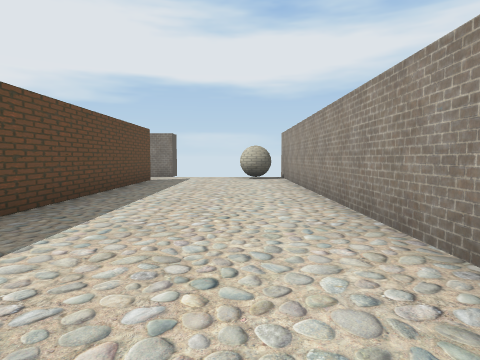
View 1 (above)

24 first-person views from a walk through a scene from a Unity 3-D project. The camera is 1.3 m above the floor, tilts 4° down and sees 75° across. The floor is counted in squares, 2 m on a side. Each view is taken from the middle of a square. On the plan, view 1 faces up. The plan holds only what a view shows up to about 10 squares ahead; the rest is blank. Some animated figures are left out. Some surface patterns are stand-ins.

View 2
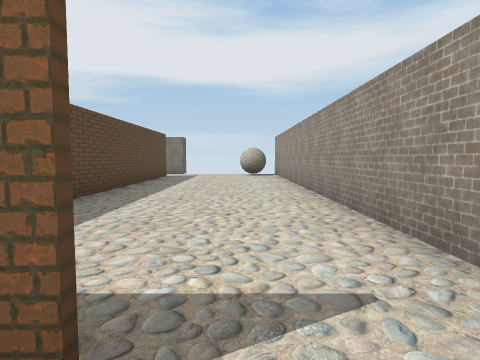

View 3
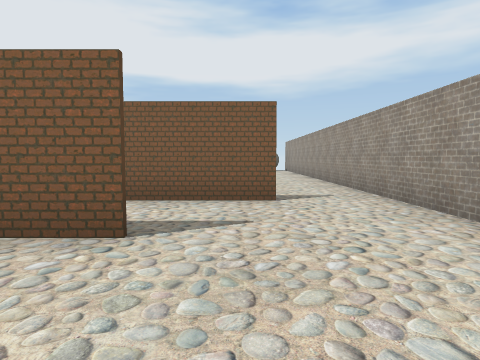

View 4
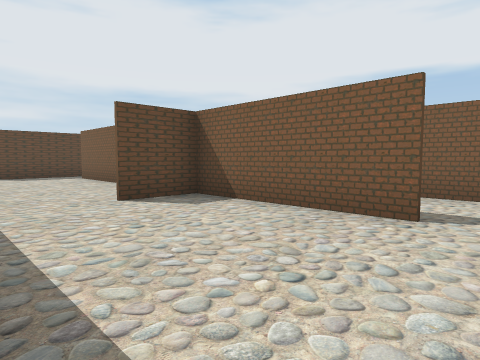

View 5
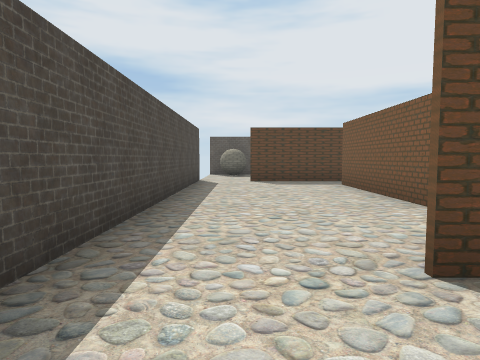

View 6
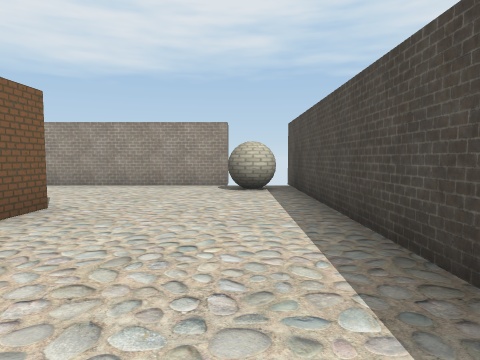

View 7
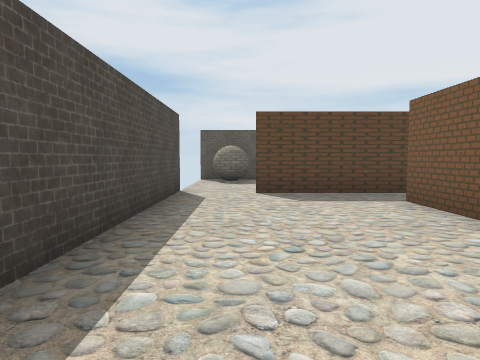

View 8
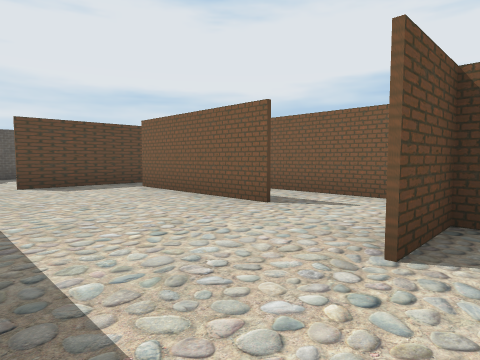

View 9
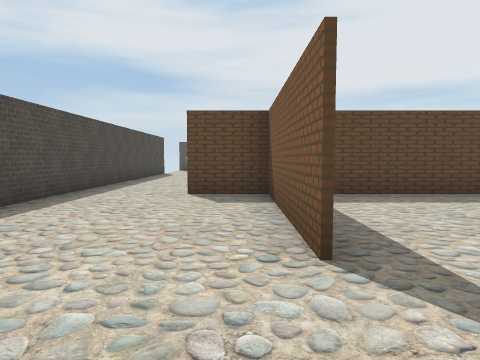

View 10
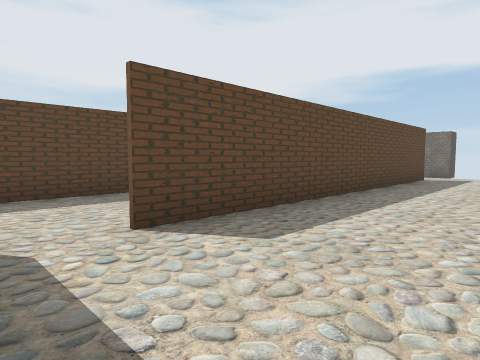

View 11
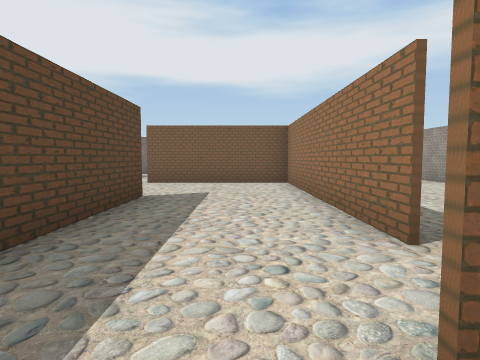

View 12
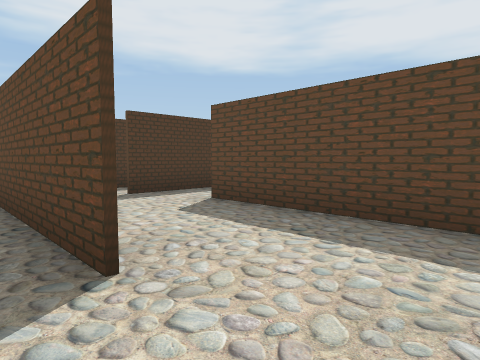

View 13
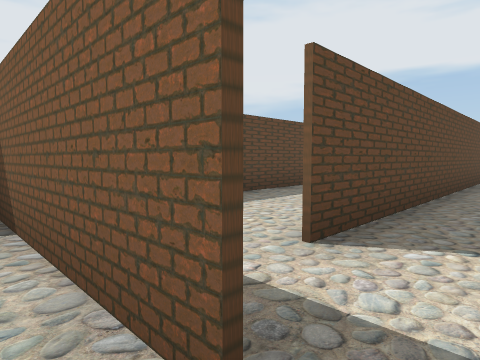

View 14
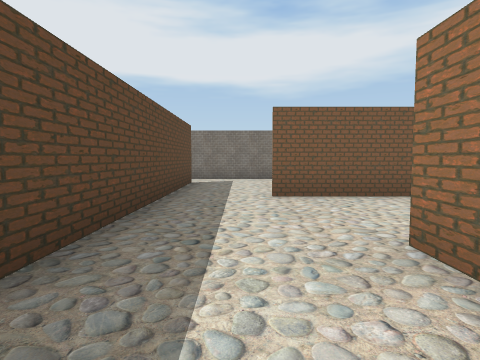

View 15
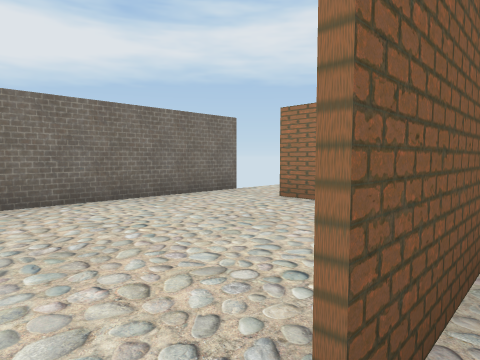

View 16
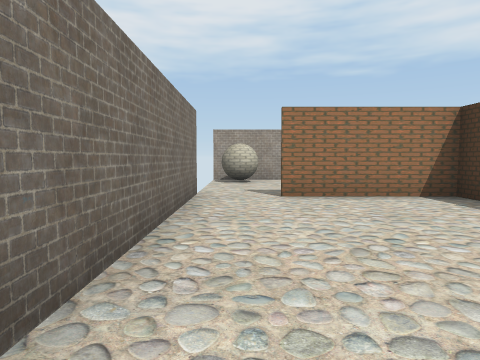

View 17
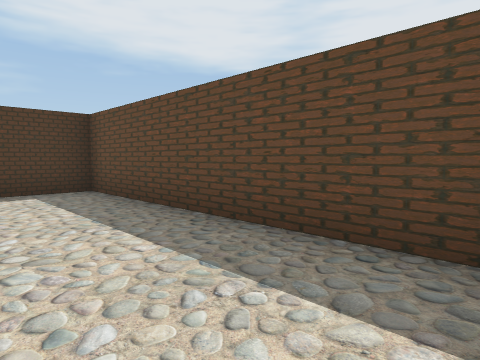

View 18
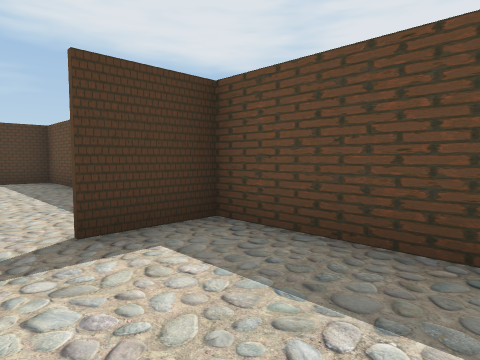

View 19
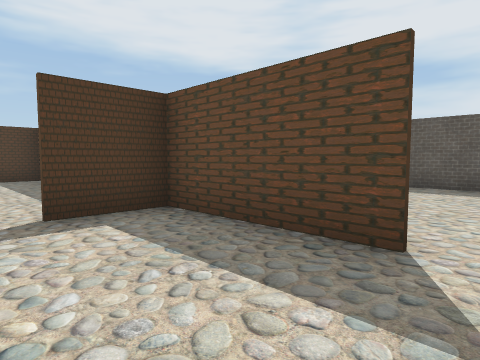

View 20
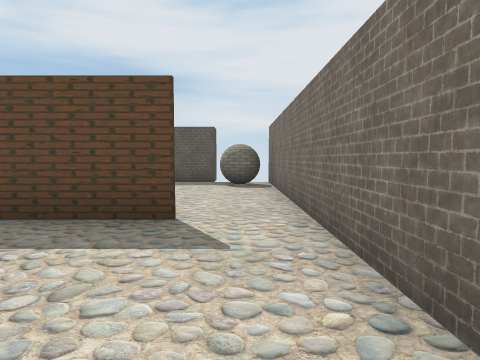

View 21
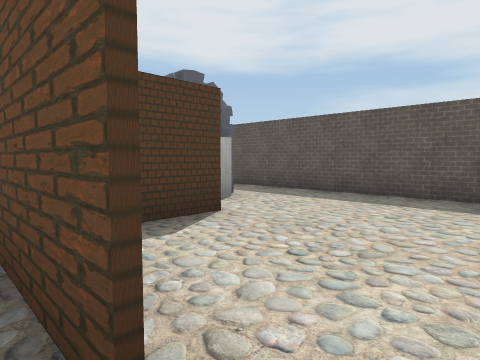

View 22
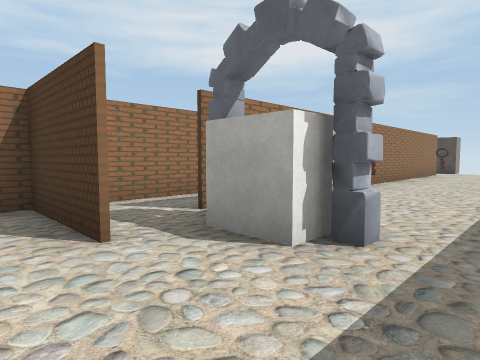

View 23
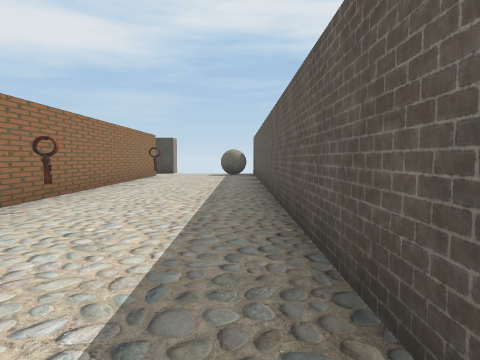

View 24
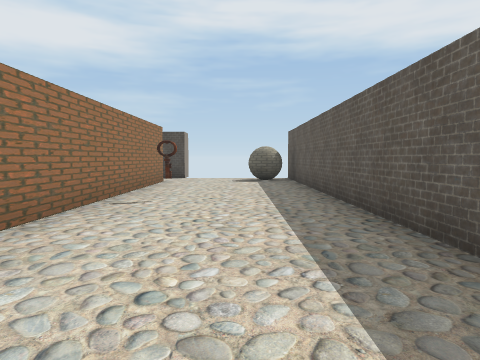

### Floor plan
Ten units are one square. View 1 is at (0, 0); x grows to the right and y downward. Boxes are objects, and circles mark ways between rooms. Rooms are numbered by the first view taken in them; rooms with no view inside come last. Other rooms are left out.
<svg viewBox="-175 -114 200 191">
<path fill="none" stroke="#000" d="M-27 -94 -27 -2M-22 -108 -34 -108M14 16 14 -109M-57 30 -57 50M-79 35 -118 35M-19 35 -58 35M-68 18 -92 18M-4 12 -35 12M14 58 14 16M-128 29 -128 58M-132 72 19 72M-57 6 -57 30M-57 -34 -57 6M-27 -2 -27 -59M-26 -63 -65 -63M-75 5 -111 5M-57 -25 -57 -34M-83 -54 -83 -10M-83 -94 -83 -54M-34 -108 -86 -108M-27 -59 -27 -94M-113 -94 -113 -60M-114 -63 -98 -63M-86 -108 -116 -108M-136 -71 -112 -71M-166 -94 -166 72M-129 56 -129 -20M-116 -108 -165 -108M-113 -60 -113 4 -75 4"/>
<rect x="-5" y="-105" width="20" height="10" fill="#bbb"><title>other object</title></rect>
<rect x="-5" y="55" width="20" height="10" fill="#bbb"><title>other object</title></rect>
<rect x="-165" y="55" width="10" height="10" fill="#bbb"><title>other object</title></rect>
<rect x="-165" y="-105" width="10" height="10" fill="#bbb"><title>other object</title></rect>
<rect x="-145" y="15" width="10" height="10" fill="#bbb"><title>key</title></rect>
<rect x="-145" y="-25" width="10" height="10" fill="#bbb"><title>key</title></rect>
<rect x="-145" y="-65" width="10" height="20" fill="#bbb"><title>other object</title></rect>
<circle cx="5" cy="10" r="3" fill="#2a7"/>
<circle cx="-30" cy="0" r="3" fill="#2a7"/>
<circle cx="-30" cy="-100" r="3" fill="#2a7"/>
<circle cx="-25" cy="20" r="3" fill="#2a7"/>
<circle cx="-130" cy="65" r="3" fill="#2a7"/>
<circle cx="-45" cy="10" r="3" fill="#2a7"/>
<circle cx="-60" cy="-45" r="3" fill="#2a7"/>
<circle cx="-70" cy="-60" r="3" fill="#2a7"/>
<circle cx="-80" cy="-10" r="3" fill="#2a7"/>
<circle cx="-80" cy="-100" r="3" fill="#2a7"/>
<circle cx="-110" cy="-100" r="3" fill="#2a7"/>
<circle cx="-90" cy="-60" r="3" fill="#2a7"/>
<text x="-10" y="-50">1</text>
<text x="-50" y="50">2</text>
<text x="-50" y="10">3</text>
<text x="-50" y="-30">4</text>
<text x="-70" y="-10">5</text>
<text x="-60" y="-80">6</text>
<text x="-100" y="-80">7</text>
<text x="-150" y="-20">8</text>
<text x="-100" y="-30">9</text>
</svg>
Room 1 opens to room 2. Room 1 opens to room 4. Room 1 opens to room 6. Room 2 opens to room 3. Room 2 opens to room 8. Room 3 opens to room 4. Room 4 opens to room 5. Room 5 opens to room 6. Room 5 opens to room 9. Room 6 opens to room 7. Room 7 opens to room 8. Room 7 opens to room 9.

Where each view was taken, in squares from view 1:
view 1: 0 up, 0 right, facing up
view 2: 2 down, 0 right, facing up
view 3: 6 down, 1 left, facing up
view 4: 7 down, 1 left, facing up-left
view 5: 6 down, 4 left, facing left
view 6: 6 down, 6 left, facing right
view 7: 6 down, 7 left, facing left
view 8: 7 down, 5 left, facing up-left
view 9: 4 down, 0 right, facing left
view 10: 1 down, 0 right, facing up-left
view 11: 2 down, 4 left, facing up
view 12: 5 up, 5 left, facing down-left
view 13: 1 down, 7 left, facing up-left
view 14: 1 up, 7 left, facing up
view 15: 6 up, 7 left, facing up-right
view 16: 10 up, 8 left, facing right
view 17: 6 up, 9 left, facing down-left
view 18: 9 up, 9 left, facing down-left
view 19: 10 up, 9 left, facing down-left
view 20: 10 up, 8 left, facing left
view 21: 10 up, 11 left, facing down-left
view 22: 8 up, 16 left, facing down-right
view 23: 6 up, 16 left, facing down
view 24: 3 up, 15 left, facing down
